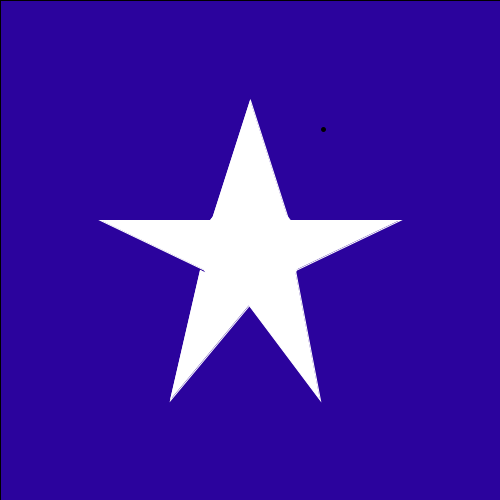
Frame 1 (no input)
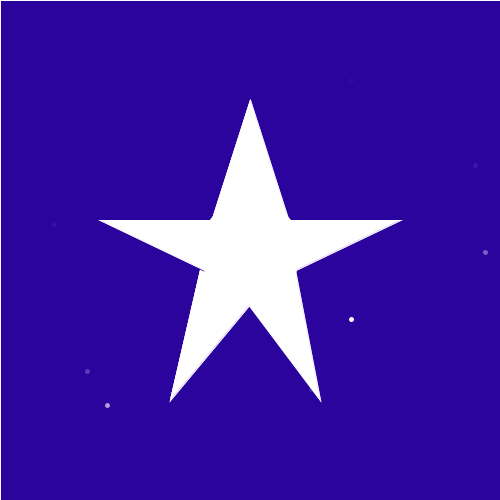
Frame 60 (the mouse pressed at the canvas centre just before this capture)
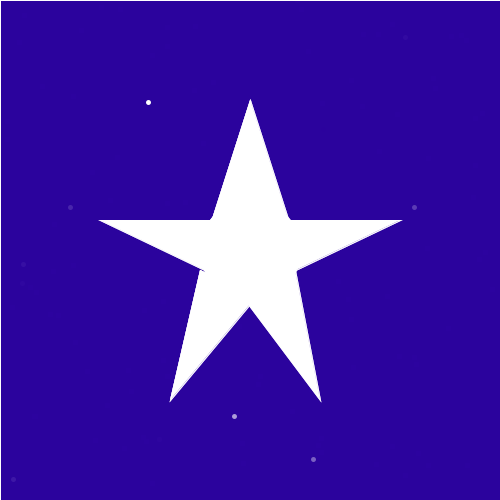
Frame 120 (the mouse held since frame 60 and released just before this capture)

The Processing sketch that drew these frames (run headless with seeded random() and noise(); from frame 60 on, the mouse is pressed at the canvas centre):

// Processing sketch: processing_83664
// ── processing_83664.pde

void setup()
{
size(500, 500);
background(43, 3, 157);

}

void draw()
{
 fill(43, 3, 157,100);
  rect(0,0,width,height);
  strokeWeight (5);
point (random(width),random(height)); 
smooth ();
fill (255,255,255);
stroke (255, 255, 255);
strokeWeight (1); 
  ellipse (width/2, height/2, 100, 100);
triangle (210, 225, 250, 100, 290, 225);
triangle (285, 275, 285, 220, 400, 220);
triangle (100, 220, 215, 220, 215, 275);
triangle (200, 270, 255, 298, 170, 400);
triangle (245, 300, 295, 270, 320, 400);
}
